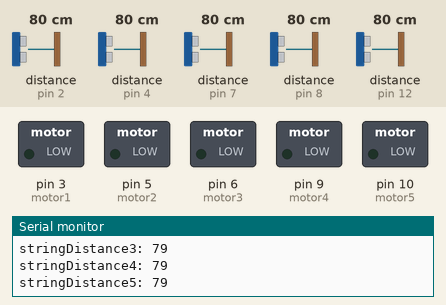
Recording of a sketch running on a simulated Arduino Uno, built with avr-gcc and run on an emulated ATmega328P. On the bench: switched loads named in the sketch (green lamp = pin HIGH), the last lines printed to the serial monitor. Wiring (inferred from the names in the program): 5 × ultrasonic range finder: trigger pin 2, echo pin 2 / trigger pin 4, echo pin 4 / trigger pin 7, echo pin 7 / trigger pin 8, echo pin 8 / trigger pin 12, echo pin 12. Inputs (shaded band) come from the test bench; at power-on: distance to the obstacle (sensors on pin 2, pin 4, pin 7, pin 8, pin 12) 80 cm. The echo pulse lasts 58.3 µs per cm.

Above: at 1.2 s.
1.3 s: distance to the obstacle (sensor on pin 2) set to 2 cm
At 2.3 s:
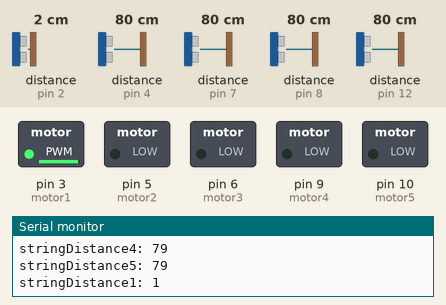
2.8 s: distance to the obstacle (sensor on pin 4) set to 2 cm
At 3.6 s:
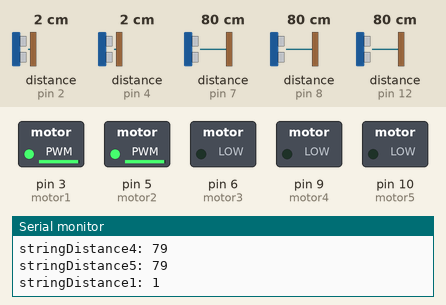
4.4 s: distance to the obstacle (sensor on pin 7) set to 2 cm
At 5.5 s:
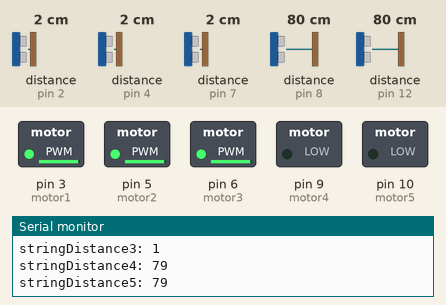
5.9 s: distance to the obstacle (sensor on pin 8) set to 2 cm
At 6.8 s:
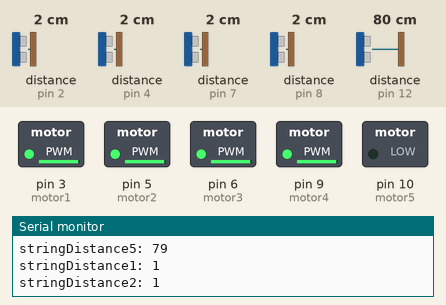
7.4 s: distance to the obstacle (sensor on pin 12) set to 2 cm
At 8.4 s:
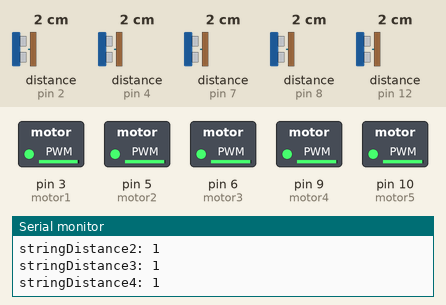
8.9 s: distance to the obstacle (sensor on pin 2) set to 18 cm
At 10.2 s:
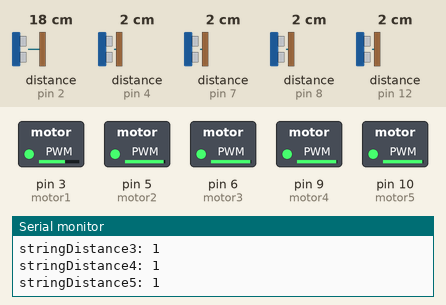
Timing chart, 0 to 11.5 s (numbered marks = the images above; inputs shaded):
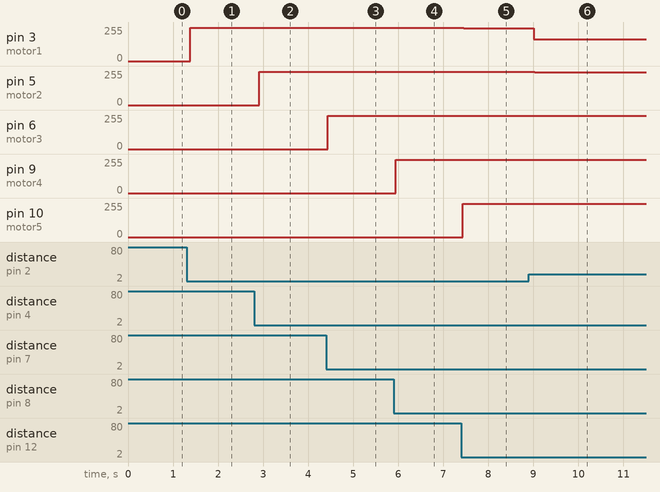

The sketch:

Belt1.ino
```cpp
String concatDistance;
double limit = 50.0;


//////////////////////////--Node 1 pin declaration/////////////////////////////////////////////////////////////////////////////
/// ULTRASONIC 1
const int PinData1 = 2;
float duration1;
int distance1;
String stringDistance1;

/// MOTOR 1
int motorSpeed1;
int motor1 = 3;


//////////////////////////--Node 2 pin declaration/////////////////////////////////////////////////////////////////////////////
/// ULTRASONIC 2
const int PinData2 = 4;
float duration2;
int distance2;
String stringDistance2;


/// MOTOR 2
int motorSpeed2;
int motor2 = 5;


//////////////////////////--Node 3 pin declaration/////////////////////////////////////////////////////////////////////////////
/// ULTRASONIC 3
const int PinData3 = 7;
float duration3;
int distance3;
String stringDistance3;


/// MOTOR 3
int motorSpeed3;
int motor3 = 6;


//////////////////////////--Node 4 pin declaration/////////////////////////////////////////////////////////////////////////////
/// ULTRASONIC 4
const int PinData4 = 8;
float duration4;
int distance4;
String stringDistance4;


/// MOTOR 4
int motorSpeed4;
int motor4 = 9;


//////////////////////////--Node 5 pin declaration/////////////////////////////////////////////////////////////////////////////
/// ULTRASONIC 5
const int PinData5 = 12;
float duration5;
int distance5;
String stringDistance5;


/// MOTOR 5
int motorSpeed5;
int motor5 = 10;
//////////////////////////////////////////////////////////////////////////////////////////////////////////////////////////////////


void setup() {
  Serial.begin (9600);

   pinMode(motor1, OUTPUT);
   pinMode(motor2, OUTPUT);
   pinMode(motor3, OUTPUT);
   pinMode(motor4, OUTPUT);
   pinMode(motor5, OUTPUT);
}


void loop() {

  //////////////////////////--Node 1/////////////////////////////////////////////////////////////////////////////////////

  pinMode(PinData1, OUTPUT);
  digitalWrite(PinData1, LOW);
  delayMicroseconds(2);
  digitalWrite(PinData1, HIGH);
  delayMicroseconds(10);
  digitalWrite(PinData1, LOW);
  pinMode(PinData1, INPUT);
  duration1 = pulseIn(PinData1, HIGH);
  distance1 = (duration1 / 2) * 0.0343;
  //stringDistance1 = String(distance1);
  Serial.print("stringDistance1: "); Serial.println(distance1);


  if (distance1 > limit) {
    distance1 = limit;
  }
  motorSpeed1 = map(distance1, 0, limit, 255, 0);
  analogWrite(motor1, motorSpeed1);
  ////////////////////////////////////////////////////////////////////////////////////////////////////////////////////////


  //////////////////////////--Node 2/////////////////////////////////////////////////////////////////////////////////////

  pinMode(PinData2, OUTPUT);
  digitalWrite(PinData2, LOW);
  delayMicroseconds(2);
  digitalWrite(PinData2, HIGH);
  delayMicroseconds(10);
  digitalWrite(PinData2, LOW);
  pinMode(PinData2, INPUT);
  duration2 = pulseIn(PinData2, HIGH);
  distance2 = (duration2 / 2) * 0.0343;
  //stringDistance2 = String(distance2);
  Serial.print("stringDistance2: "); Serial.println(distance2);


  if (distance2 > limit) {
    distance2 = limit;
  }
  motorSpeed2 = map(distance2, 0, limit, 255, 0);
  analogWrite(motor2, motorSpeed2);
  ////////////////////////////////////////////////////////////////////////////////////////////////////////////////////////


  //////////////////////////--Node 3/////////////////////////////////////////////////////////////////////////////////////

  pinMode(PinData3, OUTPUT);
  digitalWrite(PinData3, LOW);
  delayMicroseconds(2);
  digitalWrite(PinData3, HIGH);
  delayMicroseconds(10);
  digitalWrite(PinData3, LOW);
  pinMode(PinData3, INPUT);
  duration3 = pulseIn(PinData3, HIGH);
  distance3 = (duration3 / 2) * 0.0343;
  //stringDistance3 = String(distance3);
  Serial.print("stringDistance3: "); Serial.println(distance3);


  if (distance3 > limit) {
    distance3 = limit;
  }
  motorSpeed3 = map(distance3, 0, limit, 255, 0);
  analogWrite(motor3, motorSpeed3);
  ////////////////////////////////////////////////////////////////////////////////////////////////////////////////////////


  //////////////////////////--Node 4/////////////////////////////////////////////////////////////////////////////////////

  pinMode(PinData4, OUTPUT);
  digitalWrite(PinData4, LOW);
  delayMicroseconds(2);
  digitalWrite(PinData4, HIGH);
  delayMicroseconds(10);
  digitalWrite(PinData4, LOW);
  pinMode(PinData4, INPUT);
  duration4 = pulseIn(PinData4, HIGH);
  distance4 = (duration4 / 2) * 0.0343;
  //stringDistance4 = String(distance4);
  Serial.print("stringDistance4: "); Serial.println(distance4);


  if (distance4 > limit) {
    distance4 = limit;
  }
  motorSpeed4 = map(distance4, 0, limit, 255, 0);
  analogWrite(motor4, motorSpeed4);
  ////////////////////////////////////////////////////////////////////////////////////////////////////////////////////////


  //////////////////////////--Node 5/////////////////////////////////////////////////////////////////////////////////////

  pinMode(PinData5, OUTPUT);
  digitalWrite(PinData5, LOW);
  delayMicroseconds(2);
  digitalWrite(PinData5, HIGH);
  delayMicroseconds(10);
  digitalWrite(PinData5, LOW);
  pinMode(PinData5, INPUT);
  duration5 = pulseIn(PinData5, HIGH);
  distance5 = (duration5 / 2) * 0.0343;
  //stringDistance5 = String(distance5);
  Serial.print("stringDistance5: "); Serial.println(distance5);


  if (distance5 > limit) {
    distance5 = limit;
  }
  motorSpeed5 = map(distance5, 0, limit, 255, 0);
  analogWrite(motor5, motorSpeed5);
  ////////////////////////////////////////////////////////////////////////////////////////////////////////////////////////


//////////////////////////////////////////////////////////////////////////////////////////////////////////////////////////////////

}
```

Measured:
- after the input at 1.3 s, pin 3 (motor1): 0/255 → 250/255 after 0.08 s
- after the input at 2.8 s, pin 5 (motor2): 0/255 → 250/255 after 0.11 s
- after the input at 4.4 s, pin 6 (motor3): 0/255 → 250/255 at once
- after the input at 5.9 s, pin 9 (motor4): 0/255 → 250/255 at once
- after the input at 7.4 s, pin 3 (motor1): 250/255 → 245/255 after 0.05 s; pin 10 (motor5): 0/255 → 250/255 at once
- after the input at 8.9 s, pin 3 (motor1): 245/255 → 164/255 after 0.11 s; pin 5 (motor2): 250/255 → 245/255 after 0.13 s
